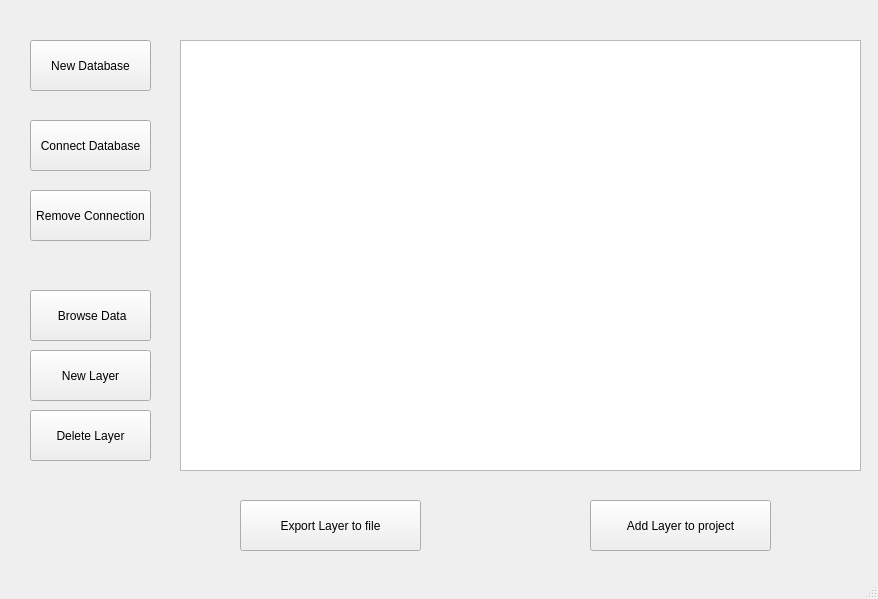
<?xml version="1.0" encoding="UTF-8"?>
<ui version="4.0">
 <class>DataBaseMainWindow</class>
 <widget class="QMainWindow" name="DataBaseMainWindow">
  <property name="geometry">
   <rect>
    <x>0</x>
    <y>0</y>
    <width>878</width>
    <height>599</height>
   </rect>
  </property>
  <property name="windowTitle">
   <string>Database Operation</string>
  </property>
  <property name="windowIcon">
   <iconset>
    <normaloff>postgis.jpg</normaloff>postgis.jpg</iconset>
  </property>
  <widget class="QWidget" name="centralwidget">
   <widget class="QPushButton" name="connectButton">
    <property name="geometry">
     <rect>
      <x>30</x>
      <y>120</y>
      <width>121</width>
      <height>51</height>
     </rect>
    </property>
    <property name="text">
     <string>Connect Database</string>
    </property>
   </widget>
   <widget class="QPushButton" name="newdbButton">
    <property name="geometry">
     <rect>
      <x>30</x>
      <y>40</y>
      <width>121</width>
      <height>51</height>
     </rect>
    </property>
    <property name="text">
     <string>New Database</string>
    </property>
   </widget>
   <widget class="QPushButton" name="browseButton">
    <property name="geometry">
     <rect>
      <x>30</x>
      <y>290</y>
      <width>121</width>
      <height>51</height>
     </rect>
    </property>
    <property name="text">
     <string> Browse Data</string>
    </property>
   </widget>
   <widget class="QPushButton" name="deleteButton">
    <property name="geometry">
     <rect>
      <x>30</x>
      <y>410</y>
      <width>121</width>
      <height>51</height>
     </rect>
    </property>
    <property name="text">
     <string>Delete Layer</string>
    </property>
   </widget>
   <widget class="QPushButton" name="layer2proButton">
    <property name="geometry">
     <rect>
      <x>590</x>
      <y>500</y>
      <width>181</width>
      <height>51</height>
     </rect>
    </property>
    <property name="text">
     <string>Add Layer to project</string>
    </property>
   </widget>
   <widget class="QPushButton" name="layer2fileButton">
    <property name="geometry">
     <rect>
      <x>240</x>
      <y>500</y>
      <width>181</width>
      <height>51</height>
     </rect>
    </property>
    <property name="text">
     <string>Export Layer to file</string>
    </property>
   </widget>
   <widget class="QPushButton" name="newlayerButton">
    <property name="geometry">
     <rect>
      <x>30</x>
      <y>350</y>
      <width>121</width>
      <height>51</height>
     </rect>
    </property>
    <property name="text">
     <string>New Layer</string>
    </property>
   </widget>
   <widget class="QPushButton" name="removebdButton">
    <property name="geometry">
     <rect>
      <x>30</x>
      <y>190</y>
      <width>121</width>
      <height>51</height>
     </rect>
    </property>
    <property name="text">
     <string>Remove Connection</string>
    </property>
   </widget>
   <widget class="QTableView" name="dbtableView">
    <property name="geometry">
     <rect>
      <x>180</x>
      <y>40</y>
      <width>681</width>
      <height>431</height>
     </rect>
    </property>
   </widget>
  </widget>
  <widget class="QStatusBar" name="statusbar"/>
 </widget>
 <resources/>
 <connections/>
</ui>
